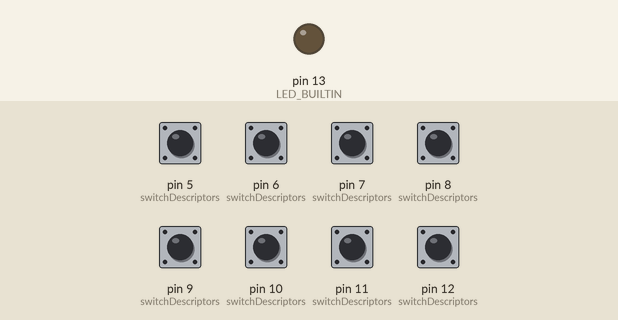
A sketch run on a simulated Arduino Uno, built with avr-gcc and run on an emulated ATmega328P. Parts: output pins drawn as LEDs (lit = HIGH). The test bench sets the inputs (shaded band); at power-on: pin 5 (switchDescriptors), pin 6 (switchDescriptors), pin 7 (switchDescriptors), pin 8 (switchDescriptors), pin 9 (switchDescriptors), pin 10 (switchDescriptors), pin 11 (switchDescriptors), pin 12 (switchDescriptors) HIGH. The modem accepts every AT command (registered, SIM ready, sends succeed) and sends nothing else; what the sketch prints to the serial monitor is not drawn.

Above: at 1.2 s.
1.3 s: pin 5 (switchDescriptors) pulled LOW for 0.15 s
At 2.3 s:
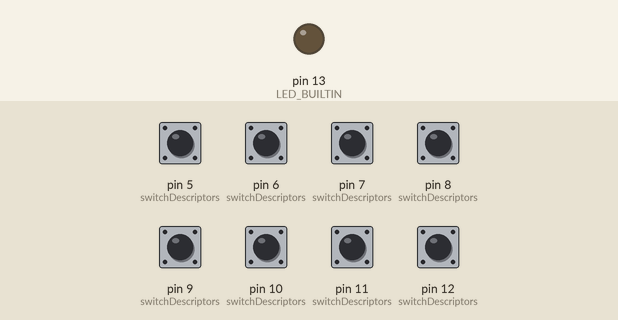
2.9 s: pin 6 (switchDescriptors) pulled LOW for 1 s
At 3.7 s:
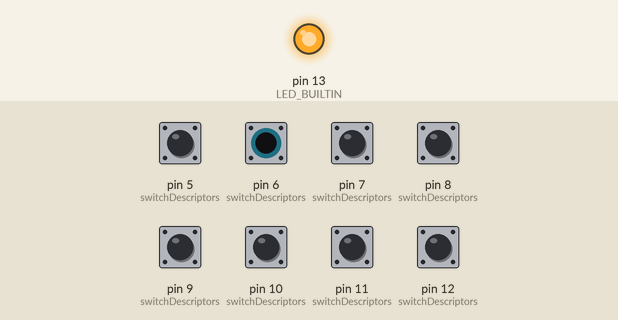
Timing chart, 0 to 5.9 s (numbered marks = the images above; inputs shaded):
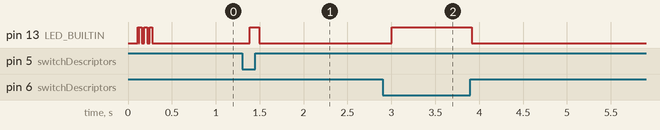

Measured:
- after the input at 1.3 s, pin 13 (LED_BUILTIN): LOW → HIGH after 0.09 s, → LOW 0.11 s later
- after the input at 2.9 s, pin 13 (LED_BUILTIN): LOW → HIGH after 0.11 s, → LOW 0.91 s later
- by itself, pin 13 (LED_BUILTIN): alternates HIGH for 0.03 s and LOW for 0.03 s, 8 changes in all, then stays LOW

The sketch:

array-of-light-switches.ino
```cpp
//  Array of light switches MIDI-serial controller
//
//  When switch state changes, send a 3-byte MIDI message over the software serial port
//  Using Note-On and Note-Off with Note Number
//

#include <SoftwareSerial.h>

SoftwareSerial mySerial(2, 3); // RX, TX

const int SWITCH_ON = 0;  //the switches are active low
const int SWITCH_OFF = 1;

struct switch_descriptor{
  int pin;
  int note_number;
  int state;
};

struct switch_descriptor switchDescriptors[8] = {
  {pin : 5, note_number : 20},
  {pin : 6, note_number : 21},
  {pin : 7, note_number : 22},
  {pin : 8, note_number : 23},
  {pin : 9, note_number : 24},
  {pin : 10, note_number : 25},
  {pin : 11, note_number : 26},
  {pin : 12, note_number : 27},
};

const int MIDI_NOTE_ON = 0x90;
const int MIDI_NOTE_OFF = 0x80;

void setup() {
  for(int i=0; i<8; i++){
    pinMode(switchDescriptors[i].pin, INPUT_PULLUP);
  }

  Serial.begin(9600);
  Serial.write("hello");

  pinMode(LED_BUILTIN, OUTPUT);
  mySerial.begin(9600);
}

void loop() {
  delay(100);

  for(int i=0; i<8; i++){
    handle_switch(&switchDescriptors[i]);
  }
}


int read_switch_state(int pin){
  if(digitalRead(pin) == SWITCH_ON)
    return SWITCH_ON;
  else
    return SWITCH_OFF;
}

void handle_switch(switch_descriptor * switchDescriptor){
  int new_switch_state = read_switch_state(switchDescriptor->pin);

  if(new_switch_state != switchDescriptor->state){
    switchDescriptor->state = new_switch_state;
    Serial.write(" Sending a new message\n");

    int midi_message[3];
    midi_message[0] = 'A';
    midi_message[1] = 'A';
    midi_message[2] = 'A';

    int midi_status_byte = 0;
    if(switchDescriptor -> state == SWITCH_ON){
      Serial.write(" ON");
      Serial.write('0' + switchDescriptor-> state);
      midi_status_byte = MIDI_NOTE_ON;
    }
    else{
      midi_status_byte = MIDI_NOTE_OFF;
      Serial.write(" OFF");
      Serial.write('0' + switchDescriptor-> state);
    }


    mySerial.write("XXX");
    mySerial.write(midi_status_byte);
    mySerial.write(switchDescriptor->note_number);
    mySerial.write('U'); //value byte doesn't matter
    mySerial.write("XXX");

    digitalWrite(LED_BUILTIN,!digitalRead(LED_BUILTIN));
  }
}
```
